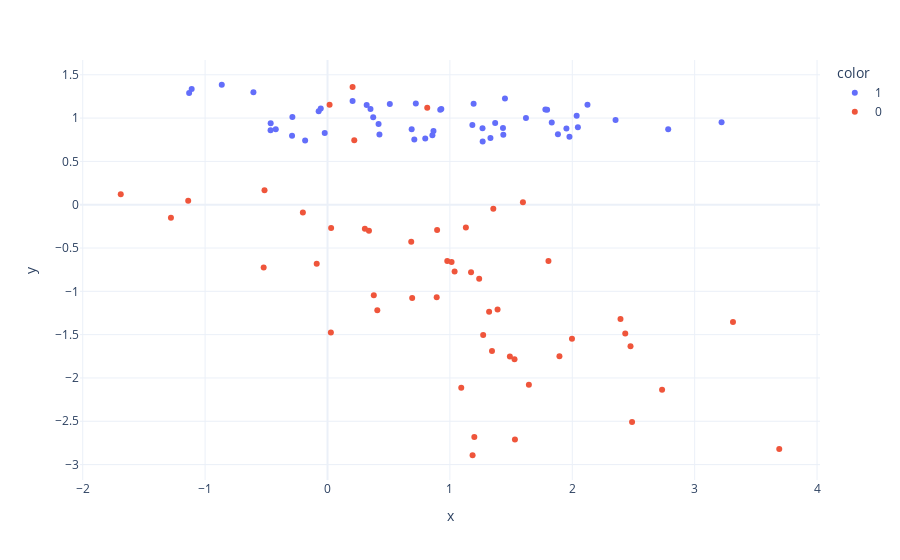

This figure's notebook cell:
### Markdown cell above
The data is roughly balanced, so we can work with `RepeatedKFold` rather than `StratifiedKFold`.

### Code cell
px.scatter(x=X[:, 0], y=X[:, 1], color=pd.Categorical(y))
